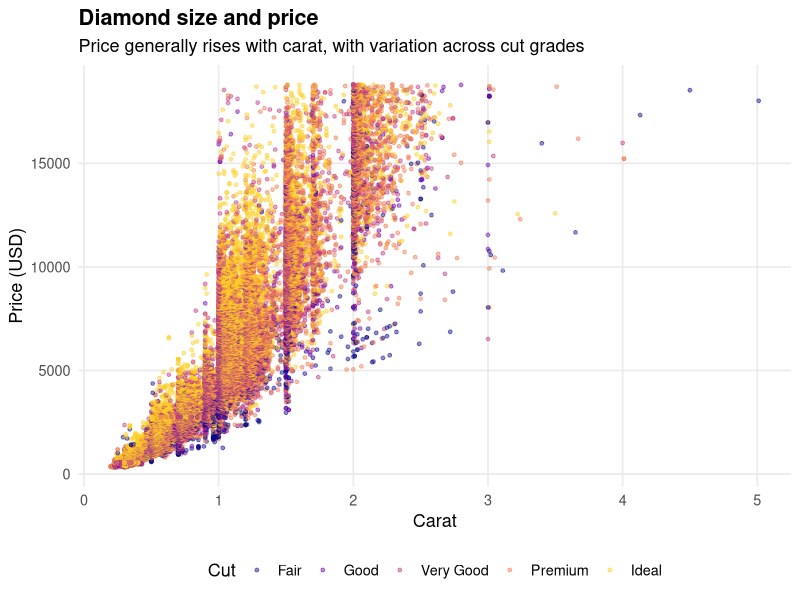

Here is the R script that generated this plot:
result <- sum(1:10)
print(result)

library(tidyverse)

diamonds_plot <- ggplot(diamonds, aes(x = carat, y = price, color = cut)) +
  geom_point(alpha = 0.45, size = 1) +
  scale_color_viridis_d(option = "C", end = 0.9) +
  labs(
    title = "Diamond size and price",
    subtitle = "Price generally rises with carat, with variation across cut grades",
    x = "Carat",
    y = "Price (USD)",
    color = "Cut"
  ) +
  theme_minimal(base_size = 13) +
  theme(
    plot.title = element_text(face = "bold"),
    legend.position = "bottom",
    panel.grid.minor = element_blank()
  )

ggsave(
  filename = "diamonds-1.png",
  plot = diamonds_plot,
  width = 9,
  height = 6,
  dpi = 300,
  bg = "white"
)
